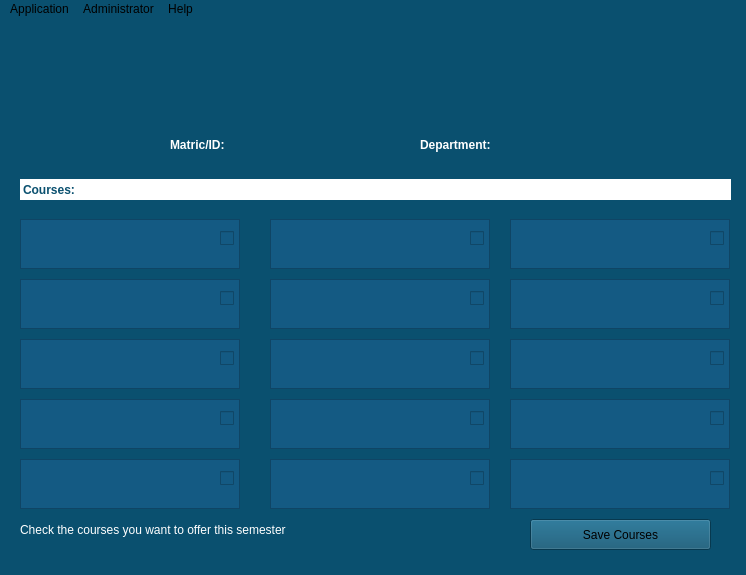
<?xml version="1.0" encoding="UTF-8"?>
<ui version="4.0">
 <author>Joseph Rex</author>
 <class>studentWindow</class>
 <widget class="QMainWindow" name="studentWindow">
  <property name="enabled">
   <bool>true</bool>
  </property>
  <property name="geometry">
   <rect>
    <x>0</x>
    <y>0</y>
    <width>746</width>
    <height>575</height>
   </rect>
  </property>
  <property name="minimumSize">
   <size>
    <width>329</width>
    <height>218</height>
   </size>
  </property>
  <property name="mouseTracking">
   <bool>false</bool>
  </property>
  <property name="windowTitle">
   <string>Registron</string>
  </property>
  <property name="windowIcon">
   <iconset>
    <normaloff>resources/images/48x48/registron.png</normaloff>resources/images/48x48/registron.png</iconset>
  </property>
  <property name="windowOpacity">
   <double>1.000000000000000</double>
  </property>
  <property name="styleSheet">
   <string notr="true">background: rgb(10, 80, 111);</string>
  </property>
  <widget class="QWidget" name="centralwidget">
   <widget class="QLabel" name="studentAvatar">
    <property name="geometry">
     <rect>
      <x>20</x>
      <y>20</y>
      <width>128</width>
      <height>128</height>
     </rect>
    </property>
    <property name="text">
     <string>&lt;html&gt;&lt;head/&gt;&lt;body&gt;&lt;p&gt;&lt;br/&gt;&lt;/p&gt;&lt;/body&gt;&lt;/html&gt;</string>
    </property>
   </widget>
   <widget class="QLabel" name="schoolName">
    <property name="geometry">
     <rect>
      <x>170</x>
      <y>20</y>
      <width>501</width>
      <height>31</height>
     </rect>
    </property>
    <property name="font">
     <font>
      <pointsize>20</pointsize>
      <weight>37</weight>
      <bold>false</bold>
     </font>
    </property>
    <property name="styleSheet">
     <string notr="true">color:white; font-size:20pt;font-weight:300;</string>
    </property>
    <property name="text">
     <string/>
    </property>
   </widget>
   <widget class="QLabel" name="studentName">
    <property name="geometry">
     <rect>
      <x>170</x>
      <y>60</y>
      <width>511</width>
      <height>41</height>
     </rect>
    </property>
    <property name="styleSheet">
     <string notr="true">color:white;font-size:25px;font-weight:280;</string>
    </property>
    <property name="text">
     <string/>
    </property>
   </widget>
   <widget class="QLabel" name="matricLabel">
    <property name="geometry">
     <rect>
      <x>170</x>
      <y>110</y>
      <width>71</width>
      <height>31</height>
     </rect>
    </property>
    <property name="font">
     <font>
      <weight>75</weight>
      <bold>true</bold>
     </font>
    </property>
    <property name="styleSheet">
     <string notr="true">color: white;</string>
    </property>
    <property name="text">
     <string>Matric/ID:</string>
    </property>
   </widget>
   <widget class="QLabel" name="studentID">
    <property name="geometry">
     <rect>
      <x>250</x>
      <y>110</y>
      <width>151</width>
      <height>31</height>
     </rect>
    </property>
    <property name="font">
     <font>
      <weight>50</weight>
      <bold>false</bold>
     </font>
    </property>
    <property name="styleSheet">
     <string notr="true">color: white;</string>
    </property>
    <property name="text">
     <string/>
    </property>
   </widget>
   <widget class="QLabel" name="deptLabel">
    <property name="geometry">
     <rect>
      <x>420</x>
      <y>110</y>
      <width>101</width>
      <height>31</height>
     </rect>
    </property>
    <property name="font">
     <font>
      <weight>75</weight>
      <bold>true</bold>
     </font>
    </property>
    <property name="styleSheet">
     <string notr="true">color: white;</string>
    </property>
    <property name="text">
     <string>Department:</string>
    </property>
   </widget>
   <widget class="QLabel" name="studentDept">
    <property name="geometry">
     <rect>
      <x>530</x>
      <y>110</y>
      <width>201</width>
      <height>31</height>
     </rect>
    </property>
    <property name="font">
     <font>
      <weight>50</weight>
      <bold>false</bold>
     </font>
    </property>
    <property name="styleSheet">
     <string notr="true">color: white;</string>
    </property>
    <property name="text">
     <string/>
    </property>
   </widget>
   <widget class="QLabel" name="coursesLabel">
    <property name="geometry">
     <rect>
      <x>20</x>
      <y>160</y>
      <width>711</width>
      <height>21</height>
     </rect>
    </property>
    <property name="font">
     <font>
      <weight>75</weight>
      <bold>true</bold>
     </font>
    </property>
    <property name="styleSheet">
     <string notr="true">background:white;color:rgb(10, 80, 111);padding-right:50px;</string>
    </property>
    <property name="text">
     <string>Courses:</string>
    </property>
   </widget>
   <widget class="QLabel" name="label">
    <property name="geometry">
     <rect>
      <x>690</x>
      <y>0</y>
      <width>51</width>
      <height>51</height>
     </rect>
    </property>
    <property name="text">
     <string>&lt;html&gt;&lt;head/&gt;&lt;body&gt;&lt;p&gt;&lt;img src=&quot;:/images/resources/images/48x48/registron.png&quot;/&gt;&lt;/p&gt;&lt;/body&gt;&lt;/html&gt;</string>
    </property>
   </widget>
   <widget class="QLabel" name="course1">
    <property name="geometry">
     <rect>
      <x>20</x>
      <y>200</y>
      <width>220</width>
      <height>50</height>
     </rect>
    </property>
    <property name="acceptDrops">
     <bool>false</bool>
    </property>
    <property name="styleSheet">
     <string notr="true">background: rgb(20, 90, 131); color: white;</string>
    </property>
    <property name="frameShape">
     <enum>QFrame::StyledPanel</enum>
    </property>
    <property name="frameShadow">
     <enum>QFrame::Raised</enum>
    </property>
    <property name="lineWidth">
     <number>10</number>
    </property>
    <property name="midLineWidth">
     <number>5</number>
    </property>
    <property name="text">
     <string/>
    </property>
   </widget>
   <widget class="QLabel" name="course7">
    <property name="geometry">
     <rect>
      <x>20</x>
      <y>320</y>
      <width>220</width>
      <height>50</height>
     </rect>
    </property>
    <property name="acceptDrops">
     <bool>false</bool>
    </property>
    <property name="styleSheet">
     <string notr="true">background: rgb(20, 90, 131); color: white;</string>
    </property>
    <property name="frameShape">
     <enum>QFrame::StyledPanel</enum>
    </property>
    <property name="frameShadow">
     <enum>QFrame::Raised</enum>
    </property>
    <property name="lineWidth">
     <number>10</number>
    </property>
    <property name="midLineWidth">
     <number>5</number>
    </property>
    <property name="text">
     <string/>
    </property>
   </widget>
   <widget class="QLabel" name="course4">
    <property name="geometry">
     <rect>
      <x>20</x>
      <y>260</y>
      <width>220</width>
      <height>50</height>
     </rect>
    </property>
    <property name="acceptDrops">
     <bool>false</bool>
    </property>
    <property name="styleSheet">
     <string notr="true">background: rgb(20, 90, 131); color: white;</string>
    </property>
    <property name="frameShape">
     <enum>QFrame::StyledPanel</enum>
    </property>
    <property name="frameShadow">
     <enum>QFrame::Raised</enum>
    </property>
    <property name="lineWidth">
     <number>10</number>
    </property>
    <property name="midLineWidth">
     <number>5</number>
    </property>
    <property name="text">
     <string/>
    </property>
   </widget>
   <widget class="QLabel" name="course10">
    <property name="geometry">
     <rect>
      <x>20</x>
      <y>380</y>
      <width>220</width>
      <height>50</height>
     </rect>
    </property>
    <property name="acceptDrops">
     <bool>false</bool>
    </property>
    <property name="styleSheet">
     <string notr="true">background: rgb(20, 90, 131); color: white;</string>
    </property>
    <property name="frameShape">
     <enum>QFrame::StyledPanel</enum>
    </property>
    <property name="frameShadow">
     <enum>QFrame::Raised</enum>
    </property>
    <property name="lineWidth">
     <number>10</number>
    </property>
    <property name="midLineWidth">
     <number>5</number>
    </property>
    <property name="text">
     <string/>
    </property>
   </widget>
   <widget class="QLabel" name="course2">
    <property name="geometry">
     <rect>
      <x>270</x>
      <y>200</y>
      <width>220</width>
      <height>50</height>
     </rect>
    </property>
    <property name="acceptDrops">
     <bool>false</bool>
    </property>
    <property name="styleSheet">
     <string notr="true">background: rgb(20, 90, 131); color: white;</string>
    </property>
    <property name="frameShape">
     <enum>QFrame::StyledPanel</enum>
    </property>
    <property name="frameShadow">
     <enum>QFrame::Raised</enum>
    </property>
    <property name="lineWidth">
     <number>10</number>
    </property>
    <property name="midLineWidth">
     <number>5</number>
    </property>
    <property name="text">
     <string/>
    </property>
   </widget>
   <widget class="QLabel" name="course5">
    <property name="geometry">
     <rect>
      <x>270</x>
      <y>260</y>
      <width>220</width>
      <height>50</height>
     </rect>
    </property>
    <property name="acceptDrops">
     <bool>false</bool>
    </property>
    <property name="styleSheet">
     <string notr="true">background: rgb(20, 90, 131); color: white;</string>
    </property>
    <property name="frameShape">
     <enum>QFrame::StyledPanel</enum>
    </property>
    <property name="frameShadow">
     <enum>QFrame::Raised</enum>
    </property>
    <property name="lineWidth">
     <number>10</number>
    </property>
    <property name="midLineWidth">
     <number>5</number>
    </property>
    <property name="text">
     <string/>
    </property>
   </widget>
   <widget class="QLabel" name="course8">
    <property name="geometry">
     <rect>
      <x>270</x>
      <y>320</y>
      <width>220</width>
      <height>50</height>
     </rect>
    </property>
    <property name="acceptDrops">
     <bool>false</bool>
    </property>
    <property name="styleSheet">
     <string notr="true">background: rgb(20, 90, 131); color: white;</string>
    </property>
    <property name="frameShape">
     <enum>QFrame::StyledPanel</enum>
    </property>
    <property name="frameShadow">
     <enum>QFrame::Raised</enum>
    </property>
    <property name="lineWidth">
     <number>10</number>
    </property>
    <property name="midLineWidth">
     <number>5</number>
    </property>
    <property name="text">
     <string/>
    </property>
   </widget>
   <widget class="QLabel" name="course11">
    <property name="geometry">
     <rect>
      <x>270</x>
      <y>380</y>
      <width>220</width>
      <height>50</height>
     </rect>
    </property>
    <property name="acceptDrops">
     <bool>false</bool>
    </property>
    <property name="styleSheet">
     <string notr="true">background: rgb(20, 90, 131); color: white;</string>
    </property>
    <property name="frameShape">
     <enum>QFrame::StyledPanel</enum>
    </property>
    <property name="frameShadow">
     <enum>QFrame::Raised</enum>
    </property>
    <property name="lineWidth">
     <number>10</number>
    </property>
    <property name="midLineWidth">
     <number>5</number>
    </property>
    <property name="text">
     <string/>
    </property>
   </widget>
   <widget class="QLabel" name="course3">
    <property name="geometry">
     <rect>
      <x>510</x>
      <y>200</y>
      <width>220</width>
      <height>50</height>
     </rect>
    </property>
    <property name="acceptDrops">
     <bool>false</bool>
    </property>
    <property name="styleSheet">
     <string notr="true">background: rgb(20, 90, 131); color: white;</string>
    </property>
    <property name="frameShape">
     <enum>QFrame::StyledPanel</enum>
    </property>
    <property name="frameShadow">
     <enum>QFrame::Raised</enum>
    </property>
    <property name="lineWidth">
     <number>10</number>
    </property>
    <property name="midLineWidth">
     <number>5</number>
    </property>
    <property name="text">
     <string/>
    </property>
   </widget>
   <widget class="QLabel" name="course6">
    <property name="geometry">
     <rect>
      <x>510</x>
      <y>260</y>
      <width>220</width>
      <height>50</height>
     </rect>
    </property>
    <property name="acceptDrops">
     <bool>false</bool>
    </property>
    <property name="styleSheet">
     <string notr="true">background: rgb(20, 90, 131); color: white;</string>
    </property>
    <property name="frameShape">
     <enum>QFrame::StyledPanel</enum>
    </property>
    <property name="frameShadow">
     <enum>QFrame::Raised</enum>
    </property>
    <property name="lineWidth">
     <number>10</number>
    </property>
    <property name="midLineWidth">
     <number>5</number>
    </property>
    <property name="text">
     <string/>
    </property>
   </widget>
   <widget class="QLabel" name="course9">
    <property name="geometry">
     <rect>
      <x>510</x>
      <y>320</y>
      <width>220</width>
      <height>50</height>
     </rect>
    </property>
    <property name="acceptDrops">
     <bool>false</bool>
    </property>
    <property name="styleSheet">
     <string notr="true">background: rgb(20, 90, 131); color: white;</string>
    </property>
    <property name="frameShape">
     <enum>QFrame::StyledPanel</enum>
    </property>
    <property name="frameShadow">
     <enum>QFrame::Raised</enum>
    </property>
    <property name="lineWidth">
     <number>10</number>
    </property>
    <property name="midLineWidth">
     <number>5</number>
    </property>
    <property name="text">
     <string/>
    </property>
   </widget>
   <widget class="QLabel" name="course12">
    <property name="geometry">
     <rect>
      <x>510</x>
      <y>380</y>
      <width>220</width>
      <height>50</height>
     </rect>
    </property>
    <property name="acceptDrops">
     <bool>false</bool>
    </property>
    <property name="styleSheet">
     <string notr="true">background: rgb(20, 90, 131); color: white;</string>
    </property>
    <property name="frameShape">
     <enum>QFrame::StyledPanel</enum>
    </property>
    <property name="frameShadow">
     <enum>QFrame::Raised</enum>
    </property>
    <property name="lineWidth">
     <number>10</number>
    </property>
    <property name="midLineWidth">
     <number>5</number>
    </property>
    <property name="text">
     <string/>
    </property>
   </widget>
   <widget class="QLabel" name="course13">
    <property name="geometry">
     <rect>
      <x>20</x>
      <y>440</y>
      <width>220</width>
      <height>50</height>
     </rect>
    </property>
    <property name="acceptDrops">
     <bool>false</bool>
    </property>
    <property name="styleSheet">
     <string notr="true">background: rgb(20, 90, 131); color: white;</string>
    </property>
    <property name="frameShape">
     <enum>QFrame::StyledPanel</enum>
    </property>
    <property name="frameShadow">
     <enum>QFrame::Raised</enum>
    </property>
    <property name="lineWidth">
     <number>10</number>
    </property>
    <property name="midLineWidth">
     <number>5</number>
    </property>
    <property name="text">
     <string/>
    </property>
   </widget>
   <widget class="QLabel" name="course14">
    <property name="geometry">
     <rect>
      <x>270</x>
      <y>440</y>
      <width>220</width>
      <height>50</height>
     </rect>
    </property>
    <property name="acceptDrops">
     <bool>false</bool>
    </property>
    <property name="styleSheet">
     <string notr="true">background: rgb(20, 90, 131); color: white;</string>
    </property>
    <property name="frameShape">
     <enum>QFrame::StyledPanel</enum>
    </property>
    <property name="frameShadow">
     <enum>QFrame::Raised</enum>
    </property>
    <property name="lineWidth">
     <number>10</number>
    </property>
    <property name="midLineWidth">
     <number>5</number>
    </property>
    <property name="text">
     <string/>
    </property>
   </widget>
   <widget class="QLabel" name="course15">
    <property name="geometry">
     <rect>
      <x>510</x>
      <y>440</y>
      <width>220</width>
      <height>50</height>
     </rect>
    </property>
    <property name="acceptDrops">
     <bool>false</bool>
    </property>
    <property name="styleSheet">
     <string notr="true">background: rgb(20, 90, 131); color: white;</string>
    </property>
    <property name="frameShape">
     <enum>QFrame::StyledPanel</enum>
    </property>
    <property name="frameShadow">
     <enum>QFrame::Raised</enum>
    </property>
    <property name="lineWidth">
     <number>10</number>
    </property>
    <property name="midLineWidth">
     <number>5</number>
    </property>
    <property name="text">
     <string/>
    </property>
   </widget>
   <widget class="QPushButton" name="verifyBtn">
    <property name="geometry">
     <rect>
      <x>530</x>
      <y>500</y>
      <width>181</width>
      <height>31</height>
     </rect>
    </property>
    <property name="text">
     <string>Save Courses</string>
    </property>
   </widget>
   <widget class="QCheckBox" name="courseCheck1">
    <property name="geometry">
     <rect>
      <x>220</x>
      <y>210</y>
      <width>16</width>
      <height>18</height>
     </rect>
    </property>
    <property name="styleSheet">
     <string notr="true">background: rgb(20, 90, 131); </string>
    </property>
    <property name="text">
     <string/>
    </property>
   </widget>
   <widget class="QCheckBox" name="courseCheck2">
    <property name="geometry">
     <rect>
      <x>470</x>
      <y>210</y>
      <width>16</width>
      <height>18</height>
     </rect>
    </property>
    <property name="styleSheet">
     <string notr="true">background: rgb(20, 90, 131); </string>
    </property>
    <property name="text">
     <string/>
    </property>
   </widget>
   <widget class="QCheckBox" name="courseCheck3">
    <property name="geometry">
     <rect>
      <x>710</x>
      <y>210</y>
      <width>16</width>
      <height>18</height>
     </rect>
    </property>
    <property name="styleSheet">
     <string notr="true">background: rgb(20, 90, 131); </string>
    </property>
    <property name="text">
     <string/>
    </property>
   </widget>
   <widget class="QCheckBox" name="courseCheck4">
    <property name="geometry">
     <rect>
      <x>220</x>
      <y>270</y>
      <width>16</width>
      <height>18</height>
     </rect>
    </property>
    <property name="styleSheet">
     <string notr="true">background: rgb(20, 90, 131); </string>
    </property>
    <property name="text">
     <string/>
    </property>
   </widget>
   <widget class="QCheckBox" name="courseCheck5">
    <property name="geometry">
     <rect>
      <x>470</x>
      <y>270</y>
      <width>16</width>
      <height>18</height>
     </rect>
    </property>
    <property name="styleSheet">
     <string notr="true">background: rgb(20, 90, 131); </string>
    </property>
    <property name="text">
     <string/>
    </property>
   </widget>
   <widget class="QCheckBox" name="courseCheck6">
    <property name="geometry">
     <rect>
      <x>710</x>
      <y>270</y>
      <width>16</width>
      <height>18</height>
     </rect>
    </property>
    <property name="styleSheet">
     <string notr="true">background: rgb(20, 90, 131); </string>
    </property>
    <property name="text">
     <string/>
    </property>
   </widget>
   <widget class="QCheckBox" name="courseCheck7">
    <property name="geometry">
     <rect>
      <x>220</x>
      <y>330</y>
      <width>16</width>
      <height>18</height>
     </rect>
    </property>
    <property name="styleSheet">
     <string notr="true">background: rgb(20, 90, 131); </string>
    </property>
    <property name="text">
     <string/>
    </property>
   </widget>
   <widget class="QCheckBox" name="courseCheck8">
    <property name="geometry">
     <rect>
      <x>470</x>
      <y>330</y>
      <width>16</width>
      <height>18</height>
     </rect>
    </property>
    <property name="styleSheet">
     <string notr="true">background: rgb(20, 90, 131); </string>
    </property>
    <property name="text">
     <string/>
    </property>
   </widget>
   <widget class="QCheckBox" name="courseCheck9">
    <property name="geometry">
     <rect>
      <x>710</x>
      <y>330</y>
      <width>16</width>
      <height>18</height>
     </rect>
    </property>
    <property name="styleSheet">
     <string notr="true">background: rgb(20, 90, 131); </string>
    </property>
    <property name="text">
     <string/>
    </property>
   </widget>
   <widget class="QCheckBox" name="courseCheck10">
    <property name="geometry">
     <rect>
      <x>220</x>
      <y>390</y>
      <width>16</width>
      <height>18</height>
     </rect>
    </property>
    <property name="styleSheet">
     <string notr="true">background: rgb(20, 90, 131); </string>
    </property>
    <property name="text">
     <string/>
    </property>
   </widget>
   <widget class="QCheckBox" name="courseCheck11">
    <property name="geometry">
     <rect>
      <x>470</x>
      <y>390</y>
      <width>16</width>
      <height>18</height>
     </rect>
    </property>
    <property name="styleSheet">
     <string notr="true">background: rgb(20, 90, 131); </string>
    </property>
    <property name="text">
     <string/>
    </property>
   </widget>
   <widget class="QCheckBox" name="courseCheck12">
    <property name="geometry">
     <rect>
      <x>710</x>
      <y>390</y>
      <width>16</width>
      <height>18</height>
     </rect>
    </property>
    <property name="styleSheet">
     <string notr="true">background: rgb(20, 90, 131); </string>
    </property>
    <property name="text">
     <string/>
    </property>
   </widget>
   <widget class="QCheckBox" name="courseCheck13">
    <property name="geometry">
     <rect>
      <x>220</x>
      <y>450</y>
      <width>16</width>
      <height>18</height>
     </rect>
    </property>
    <property name="styleSheet">
     <string notr="true">background: rgb(20, 90, 131); </string>
    </property>
    <property name="text">
     <string/>
    </property>
   </widget>
   <widget class="QCheckBox" name="courseCheck14">
    <property name="geometry">
     <rect>
      <x>470</x>
      <y>450</y>
      <width>16</width>
      <height>18</height>
     </rect>
    </property>
    <property name="styleSheet">
     <string notr="true">background: rgb(20, 90, 131); </string>
    </property>
    <property name="text">
     <string/>
    </property>
   </widget>
   <widget class="QCheckBox" name="courseCheck15">
    <property name="geometry">
     <rect>
      <x>710</x>
      <y>450</y>
      <width>16</width>
      <height>18</height>
     </rect>
    </property>
    <property name="styleSheet">
     <string notr="true">background: rgb(20, 90, 131); </string>
    </property>
    <property name="text">
     <string/>
    </property>
   </widget>
   <widget class="QLabel" name="courseStatus">
    <property name="geometry">
     <rect>
      <x>20</x>
      <y>490</y>
      <width>331</width>
      <height>41</height>
     </rect>
    </property>
    <property name="styleSheet">
     <string notr="true">color: white;</string>
    </property>
    <property name="text">
     <string>Check the courses you want to offer this semester</string>
    </property>
   </widget>
  </widget>
  <widget class="QMenuBar" name="menubar">
   <property name="geometry">
    <rect>
     <x>0</x>
     <y>0</y>
     <width>746</width>
     <height>21</height>
    </rect>
   </property>
   <widget class="QMenu" name="menuMenu">
    <property name="title">
     <string>Application</string>
    </property>
    <addaction name="actionLog_out"/>
    <addaction name="separator"/>
    <addaction name="actionQuit"/>
   </widget>
   <widget class="QMenu" name="menuAdministrators">
    <property name="title">
     <string>Administrator</string>
    </property>
    <addaction name="actionSignIn"/>
    <addaction name="separator"/>
   </widget>
   <widget class="QMenu" name="menuHelp">
    <property name="title">
     <string>Help</string>
    </property>
    <addaction name="actionDocumentation"/>
    <addaction name="separator"/>
    <addaction name="actionAbout"/>
    <addaction name="actionCredits"/>
    <addaction name="actionLicense"/>
   </widget>
   <addaction name="menuMenu"/>
   <addaction name="menuAdministrators"/>
   <addaction name="menuHelp"/>
  </widget>
  <widget class="QStatusBar" name="statusbar"/>
  <action name="actionQuit">
   <property name="text">
    <string>Quit registron</string>
   </property>
   <property name="statusTip">
    <string>Exit this program</string>
   </property>
   <property name="shortcut">
    <string>Ctrl+Q</string>
   </property>
  </action>
  <action name="actionDocumentation">
   <property name="text">
    <string>Online Documentation</string>
   </property>
   <property name="shortcut">
    <string>Ctrl+?</string>
   </property>
  </action>
  <action name="actionAbout">
   <property name="text">
    <string>About Registron</string>
   </property>
   <property name="shortcut">
    <string>Ctrl+A</string>
   </property>
  </action>
  <action name="actionCredits">
   <property name="text">
    <string>Credits</string>
   </property>
   <property name="shortcut">
    <string>Ctrl+R</string>
   </property>
  </action>
  <action name="actionSignIn">
   <property name="text">
    <string>Manage Accounts</string>
   </property>
  </action>
  <action name="actionLicense">
   <property name="text">
    <string>License</string>
   </property>
  </action>
  <action name="actionLog_out">
   <property name="text">
    <string>Log out</string>
   </property>
  </action>
 </widget>
 <layoutdefault spacing="6" margin="11"/>
 <resources>
  <include location="app.qrc"/>
 </resources>
 <connections/>
</ui>
